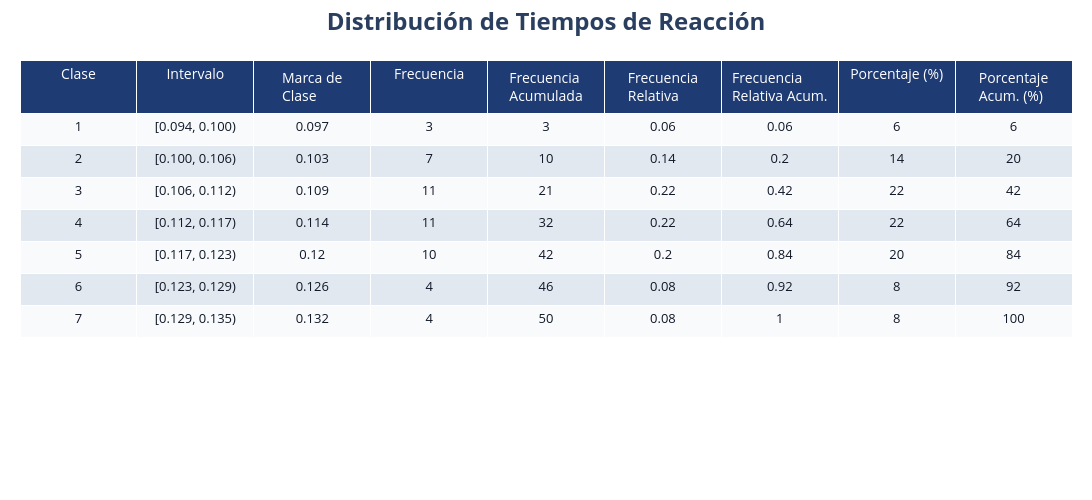

The notebook cell saved with this chart:
### Code cell
# =========================================== #
# TABLA DE FRECUENCIAS INTERACTIVA Y ESTÉTICA #
# =========================================== #

def tabla_frecuencias_interactiva(
    serie,
    digitos=2,
    metodo="sturges",
    titulo="Tabla de Frecuencias"
):
    """
    Genera una tabla de frecuencias interactiva y estética
    para variables numéricas continuas.

    Parámetros
    ----------
    serie : pandas.Series o array-like
    digitos : int
        Número de decimales.
    metodo : str
        Método para número de clases:
        - 'sturges'
        - 'sqrt'
        - entero manual
    titulo : str
        Título de la tabla.
    """

    # =====================================================
    # LIMPIEZA DE DATOS
    # =====================================================

    serie = pd.Series(serie).dropna()

    n = len(serie)

    # =====================================================
    # NÚMERO DE CLASES
    # =====================================================

    if metodo == "sturges":
        num_clases = int(np.ceil(1 + np.log2(n)))

    elif metodo == "sqrt":
        num_clases = int(np.ceil(np.sqrt(n)))

    elif isinstance(metodo, int):
        num_clases = metodo

    else:
        raise ValueError(
            "metodo debe ser 'sturges', 'sqrt' o un entero"
        )

    # =====================================================
    # HISTOGRAMA
    # =====================================================

    frecuencia, bins = np.histogram(
        serie,
        bins=num_clases
    )

    # =====================================================
    # MEDIDAS
    # =====================================================

    marcas_clase = (bins[:-1] + bins[1:]) / 2

    intervalos = [
        f"[{bins[i]:.{digitos}f}, {bins[i+1]:.{digitos}f})"
        for i in range(len(bins) - 1)
    ]

    frec_abs_acum = np.cumsum(frecuencia)

    frec_rel = frecuencia / frecuencia.sum()

    frec_rel_acum = np.cumsum(frec_rel)

    porcentaje = frec_rel * 100

    porcentaje_acum = frec_rel_acum * 100

    # =====================================================
    # DATAFRAME
    # =====================================================

    tabla = pd.DataFrame({
        "Clase": range(1, num_clases + 1),

        "Intervalo": intervalos,

        "Marca de Clase": np.round(
            marcas_clase,
            digitos
        ),

        "Frecuencia": frecuencia,

        "Frecuencia Acumulada": frec_abs_acum,

        "Frecuencia Relativa": np.round(
            frec_rel,
            digitos
        ),

        "Frecuencia Relativa Acum.": np.round(
            frec_rel_acum,
            digitos
        ),

        "Porcentaje (%)": np.round(
            porcentaje,
            digitos
        ),

        "Porcentaje Acum. (%)": np.round(
            porcentaje_acum,
            digitos
        )
    })

    # =====================================================
    # TABLA INTERACTIVA
    # =====================================================

    fig = go.Figure(
        data=[
            go.Table(

                # -------------------------------
                # ENCABEZADO
                # -------------------------------

                header=dict(
                    values=list(tabla.columns),

                    fill_color="#1F3B73",

                    font=dict(
                        color="white",
                        size=14
                    ),

                    align="center",

                    height=40
                ),

                # -------------------------------
                # CUERPO
                # -------------------------------

                cells=dict(
                    values=[
                        tabla[col]
                        for col in tabla.columns
                    ],

                    fill_color=[
                        [
                            "#F8FAFC"
                            if i % 2 == 0
                            else "#E2E8F0"
                            for i in range(len(tabla))
                        ]
                    ],

                    align="center",

                    font=dict(
                        color="#111827",
                        size=13
                    ),

                    height=32
                )
            )
        ]
    )

    # =====================================================
    # DISEÑO
    # =====================================================

    fig.update_layout(
        title={
            "text": f"<b>{titulo}</b>",
            "x": 0.5,
            "font": {
                "size": 24
            }
        },

        width=1250,
        height=500,

        margin=dict(
            l=20,
            r=20,
            t=60,
            b=20
        )
    )

    # Mostrar tabla
    fig.show()

    # Retornar DataFrame
    return tabla


tabla = tabla_frecuencias_interactiva(
    times,
    digitos=3,
    metodo="sturges",
    titulo="Distribución de Tiempos de Reacción"
)

tabla

### Figure 1 — Plotly figure (JSON) as saved in the notebook; plotly's stock layout.template omitted (floating-point values rounded to 4 significant figures)
{"data": [{"cells": {"align": "center", "fill": {"color": [["#F8FAFC", "#E2E8F0", "#F8FAFC", "#E2E8F0", "#F8FAFC", "#E2E8F0", "#F8FAFC"]]}, "font": {"color": "#111827", "size": 13}, "height": 32, "values": [[1, 2, 3, 4, 5, 6, 7], ["[0.094, 0.100)", "[0.100, 0.106)", "[0.106, 0.112)", "[0.112, 0.117)", "[0.117, 0.123)", "[0.123, 0.129)", "[0.129, 0.135)"], [0.097, 0.103, 0.109, 0.114, 0.12, 0.126, 0.132], [3, 7, 11, 11, 10, 4, 4], [3, 10, 21, 32, 42, 46, 50], [0.06, 0.14, 0.22, 0.22, 0.2, 0.08, 0.08], [0.06, 0.2, 0.42, 0.64, 0.84, 0.92, 1], [6, 14, 22, 22, 20, 8, 8], [6, 20, 42, 64, 84, 92, 100]]}, "header": {"align": "center", "fill": {"color": "#1F3B73"}, "font": {"color": "white", "size": 14}, "height": 40, "values": ["Clase", "Intervalo", "Marca de Clase", "Frecuencia", "Frecuencia Acumulada", "Frecuencia Relativa", "Frecuencia Relativa Acum.", "Porcentaje (%)", "Porcentaje Acum. (%)"]}, "type": "table"}], "layout": {"height": 500, "margin": {"b": 20, "l": 20, "r": 20, "t": 60}, "title": {"font": {"size": 24}, "text": "<b>Distribución de Tiempos de Reacción</b>", "x": 0.5}, "width": 1250}}
